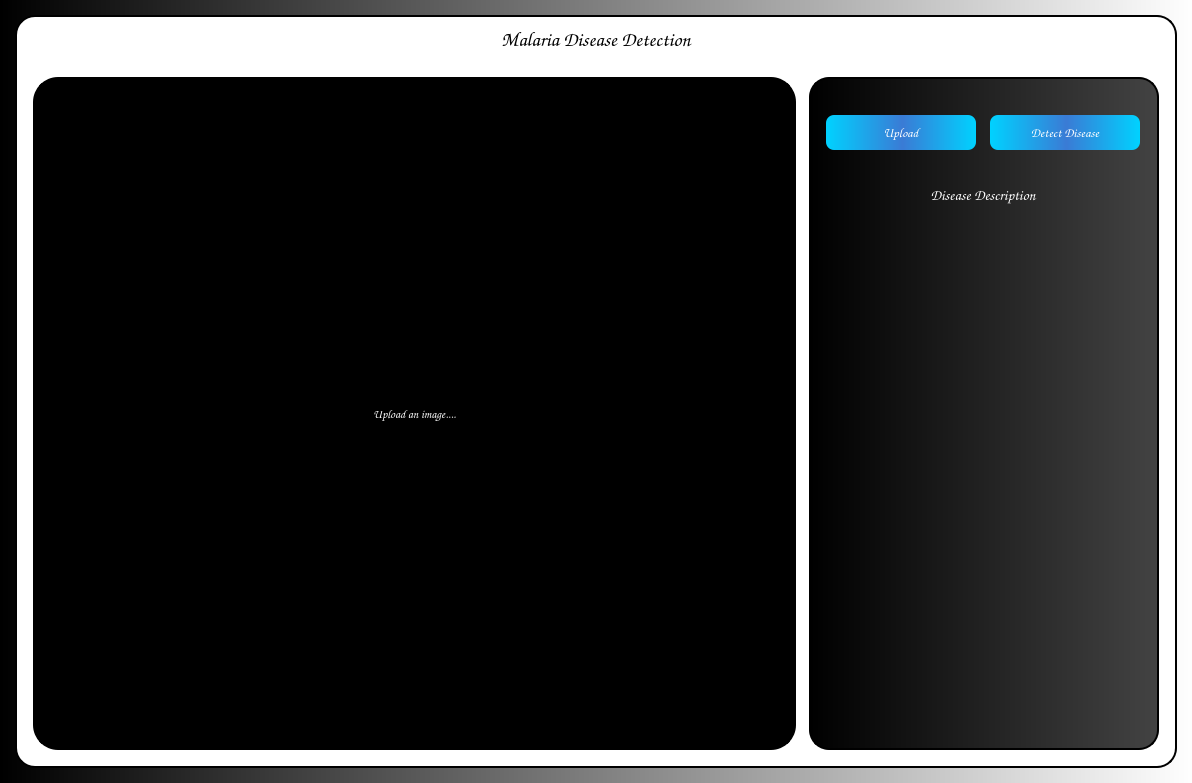
<?xml version="1.0" encoding="UTF-8"?>
<ui version="4.0">
 <class>MainWindow</class>
 <widget class="QMainWindow" name="MainWindow">
  <property name="geometry">
   <rect>
    <x>0</x>
    <y>0</y>
    <width>1192</width>
    <height>783</height>
   </rect>
  </property>
  <property name="cursor">
   <cursorShape>ArrowCursor</cursorShape>
  </property>
  <property name="mouseTracking">
   <bool>false</bool>
  </property>
  <property name="windowTitle">
   <string>Malaria Disease Detection</string>
  </property>
  <property name="windowOpacity">
   <double>100.000000000000000</double>
  </property>
  <property name="autoFillBackground">
   <bool>false</bool>
  </property>
  <property name="styleSheet">
   <string notr="true">background-image: rgb(0, 0, 0)
</string>
  </property>
  <property name="iconSize">
   <size>
    <width>28</width>
    <height>28</height>
   </size>
  </property>
  <property name="animated">
   <bool>true</bool>
  </property>
  <property name="tabShape">
   <enum>QTabWidget::Rounded</enum>
  </property>
  <widget class="QWidget" name="centralWidget">
   <property name="layoutDirection">
    <enum>Qt::LeftToRight</enum>
   </property>
   <property name="autoFillBackground">
    <bool>false</bool>
   </property>
   <property name="styleSheet">
    <string notr="true">background: rgb(0, 0, 0)qlineargradient(spread:pad, x1:0, y1:0, x2:1, y2:0, stop:0 rgba(0, 0, 0, 255), stop:1 rgba(255, 255, 255, 255))</string>
   </property>
   <layout class="QGridLayout" name="gridLayout_6">
    <property name="leftMargin">
     <number>15</number>
    </property>
    <property name="topMargin">
     <number>15</number>
    </property>
    <property name="rightMargin">
     <number>15</number>
    </property>
    <property name="bottomMargin">
     <number>15</number>
    </property>
    <property name="horizontalSpacing">
     <number>15</number>
    </property>
    <property name="verticalSpacing">
     <number>9</number>
    </property>
    <item row="1" column="0">
     <widget class="QWidget" name="mainPannel" native="true">
      <property name="styleSheet">
       <string notr="true">background: #ffffff;



 border: 2px solid black;
border-radius: 20px;
color: black;</string>
      </property>
      <layout class="QGridLayout" name="gridLayout">
       <property name="leftMargin">
        <number>18</number>
       </property>
       <property name="topMargin">
        <number>12</number>
       </property>
       <property name="rightMargin">
        <number>18</number>
       </property>
       <property name="bottomMargin">
        <number>18</number>
       </property>
       <property name="horizontalSpacing">
        <number>13</number>
       </property>
       <property name="verticalSpacing">
        <number>10</number>
       </property>
       <item row="0" column="0" colspan="2">
        <widget class="QLabel" name="head_2">
         <property name="maximumSize">
          <size>
           <width>16777215</width>
           <height>40</height>
          </size>
         </property>
         <property name="font">
          <font>
           <family>Comic Sans MS</family>
           <pointsize>15</pointsize>
           <weight>75</weight>
           <italic>false</italic>
           <bold>true</bold>
           <underline>false</underline>
          </font>
         </property>
         <property name="autoFillBackground">
          <bool>false</bool>
         </property>
         <property name="styleSheet">
          <string notr="true">background: Transparent;
color: black;
border: 0px;</string>
         </property>
         <property name="text">
          <string>Malaria Disease Detection</string>
         </property>
         <property name="textFormat">
          <enum>Qt::RichText</enum>
         </property>
         <property name="alignment">
          <set>Qt::AlignHCenter|Qt::AlignTop</set>
         </property>
         <property name="margin">
          <number>2</number>
         </property>
        </widget>
       </item>
       <item row="1" column="1" rowspan="2">
        <widget class="QWidget" name="sidePannel" native="true">
         <property name="maximumSize">
          <size>
           <width>350</width>
           <height>16777215</height>
          </size>
         </property>
         <property name="layoutDirection">
          <enum>Qt::LeftToRight</enum>
         </property>
         <property name="autoFillBackground">
          <bool>false</bool>
         </property>
         <property name="styleSheet">
          <string notr="true">background: qlineargradient(spread:pad, x1:0, y1:0, x2:1, y2:0, stop:0 rgba(0,0,0,1), stop:1 rgba(67,67,67,1));


 border: 2px solid black;
border-radius: 20px;
color:white;</string>
         </property>
         <layout class="QGridLayout" name="gridLayout_3">
          <item row="1" column="0" colspan="2">
           <widget class="QLabel" name="head">
            <property name="maximumSize">
             <size>
              <width>16777215</width>
              <height>40</height>
             </size>
            </property>
            <property name="font">
             <font>
              <family>Comic Sans MS</family>
              <pointsize>11</pointsize>
              <weight>75</weight>
              <italic>false</italic>
              <bold>true</bold>
             </font>
            </property>
            <property name="autoFillBackground">
             <bool>false</bool>
            </property>
            <property name="styleSheet">
             <string notr="true">background: Transparent;
color: white;
border: 0px;</string>
            </property>
            <property name="text">
             <string>Disease Description</string>
            </property>
            <property name="textFormat">
             <enum>Qt::RichText</enum>
            </property>
            <property name="alignment">
             <set>Qt::AlignHCenter|Qt::AlignTop</set>
            </property>
            <property name="margin">
             <number>2</number>
            </property>
           </widget>
          </item>
          <item row="2" column="0" colspan="2">
           <widget class="QLabel" name="result_label">
            <property name="maximumSize">
             <size>
              <width>348</width>
              <height>450</height>
             </size>
            </property>
            <property name="font">
             <font>
              <family>Comic Sans MS</family>
              <pointsize>11</pointsize>
             </font>
            </property>
            <property name="styleSheet">
             <string notr="true">background:transparent;
border:0px;</string>
            </property>
            <property name="text">
             <string/>
            </property>
            <property name="textFormat">
             <enum>Qt::AutoText</enum>
            </property>
            <property name="scaledContents">
             <bool>false</bool>
            </property>
            <property name="alignment">
             <set>Qt::AlignLeading|Qt::AlignLeft|Qt::AlignTop</set>
            </property>
            <property name="wordWrap">
             <bool>true</bool>
            </property>
            <property name="margin">
             <number>8</number>
            </property>
            <property name="indent">
             <number>5</number>
            </property>
           </widget>
          </item>
          <item row="0" column="0">
           <widget class="QPushButton" name="select_button">
            <property name="maximumSize">
             <size>
              <width>150</width>
              <height>35</height>
             </size>
            </property>
            <property name="font">
             <font>
              <family>Comic Sans MS</family>
              <pointsize>10</pointsize>
              <weight>75</weight>
              <bold>true</bold>
             </font>
            </property>
            <property name="cursor">
             <cursorShape>PointingHandCursor</cursorShape>
            </property>
            <property name="styleSheet">
             <string notr="true">background: qlineargradient(spread:pad, x1:0, y1:0, x2:1, y2:0, stop:0 rgba(0,210,255,1), stop:0.51 rgba(58,123,213,1), stop:1 rgba(0,210,255,1));


border-radius: 8px;
border:0px;
color:white;</string>
            </property>
            <property name="text">
             <string>Upload</string>
            </property>
           </widget>
          </item>
          <item row="0" column="1">
           <widget class="QPushButton" name="detect_button">
            <property name="enabled">
             <bool>false</bool>
            </property>
            <property name="maximumSize">
             <size>
              <width>150</width>
              <height>35</height>
             </size>
            </property>
            <property name="font">
             <font>
              <family>Comic Sans MS</family>
              <pointsize>10</pointsize>
              <weight>75</weight>
              <italic>false</italic>
              <bold>true</bold>
             </font>
            </property>
            <property name="cursor">
             <cursorShape>PointingHandCursor</cursorShape>
            </property>
            <property name="styleSheet">
             <string notr="true">background: qlineargradient(spread:pad, x1:0, y1:0, x2:1, y2:0, stop:0 rgba(0,210,255,1), stop:0.51 rgba(58,123,213,1), stop:1 rgba(0,210,255,1));

border-radius: 8px;
color:white;
border:0px;</string>
            </property>
            <property name="text">
             <string>Detect Disease</string>
            </property>
            <property name="autoRepeat">
             <bool>false</bool>
            </property>
            <property name="flat">
             <bool>true</bool>
            </property>
           </widget>
          </item>
         </layout>
        </widget>
       </item>
       <item row="1" column="0" rowspan="2">
        <widget class="QLabel" name="canvas">
         <property name="font">
          <font>
           <family>Comic Sans MS</family>
           <pointsize>9</pointsize>
          </font>
         </property>
         <property name="styleSheet">
          <string notr="true">background: black;

color: white;
border: 4px solid;
border-radius:25px;
background-repeat: none;
</string>
         </property>
         <property name="text">
          <string>Upload an image....</string>
         </property>
         <property name="alignment">
          <set>Qt::AlignCenter</set>
         </property>
        </widget>
       </item>
      </layout>
      <zorder>canvas</zorder>
      <zorder>sidePannel</zorder>
      <zorder>head_2</zorder>
     </widget>
    </item>
   </layout>
  </widget>
 </widget>
 <resources/>
 <connections/>
</ui>
